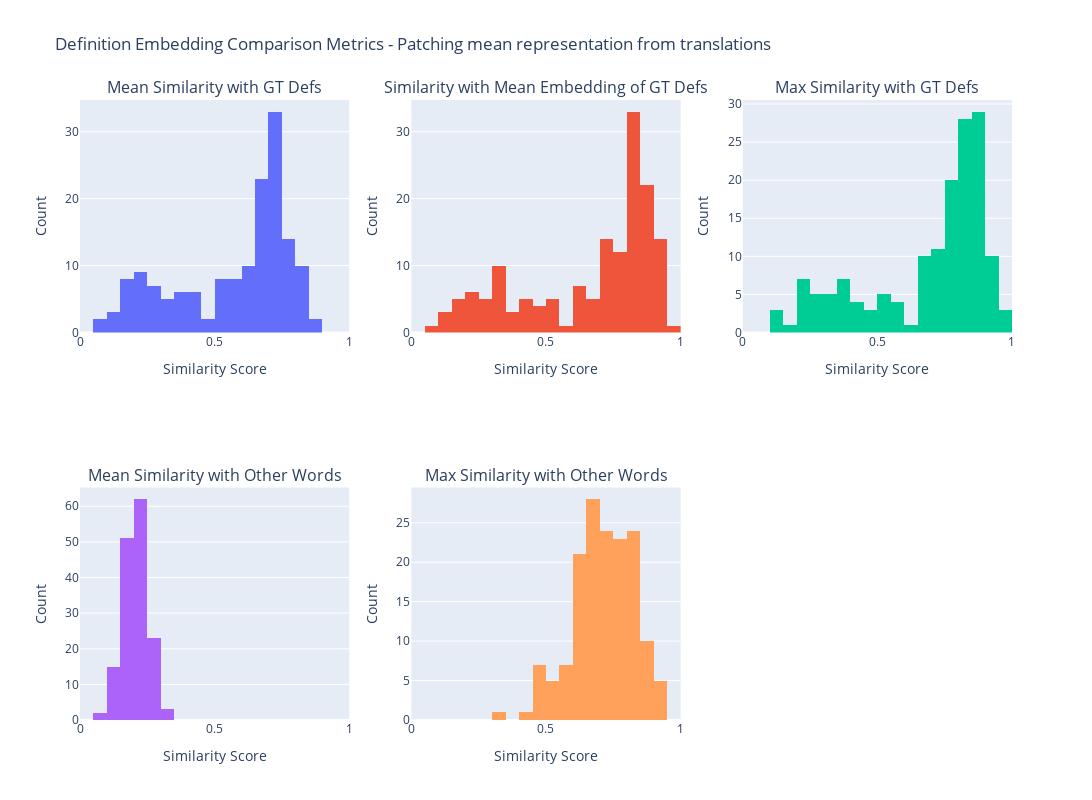
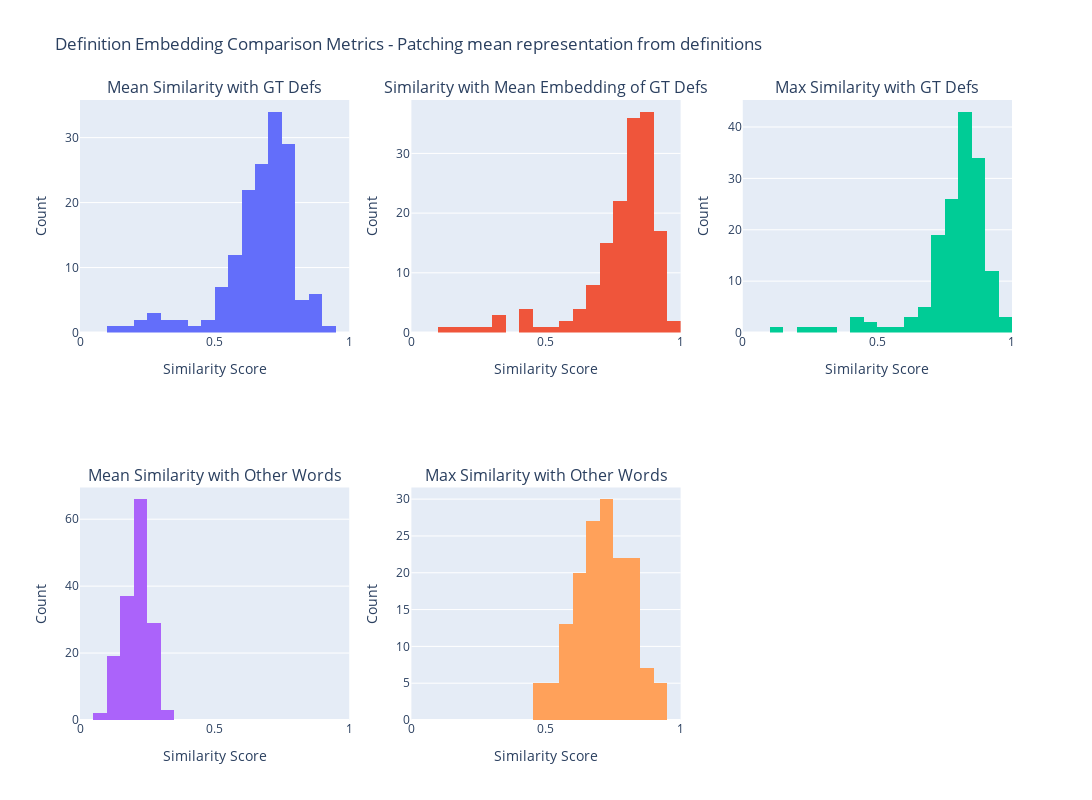
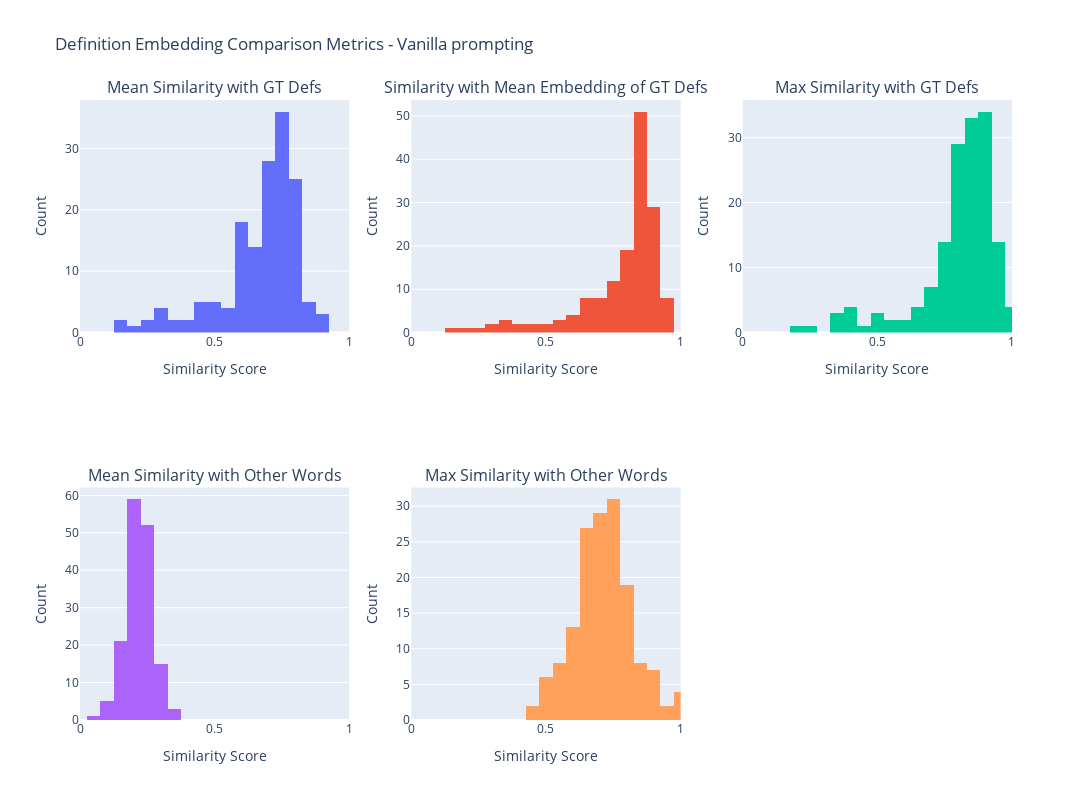
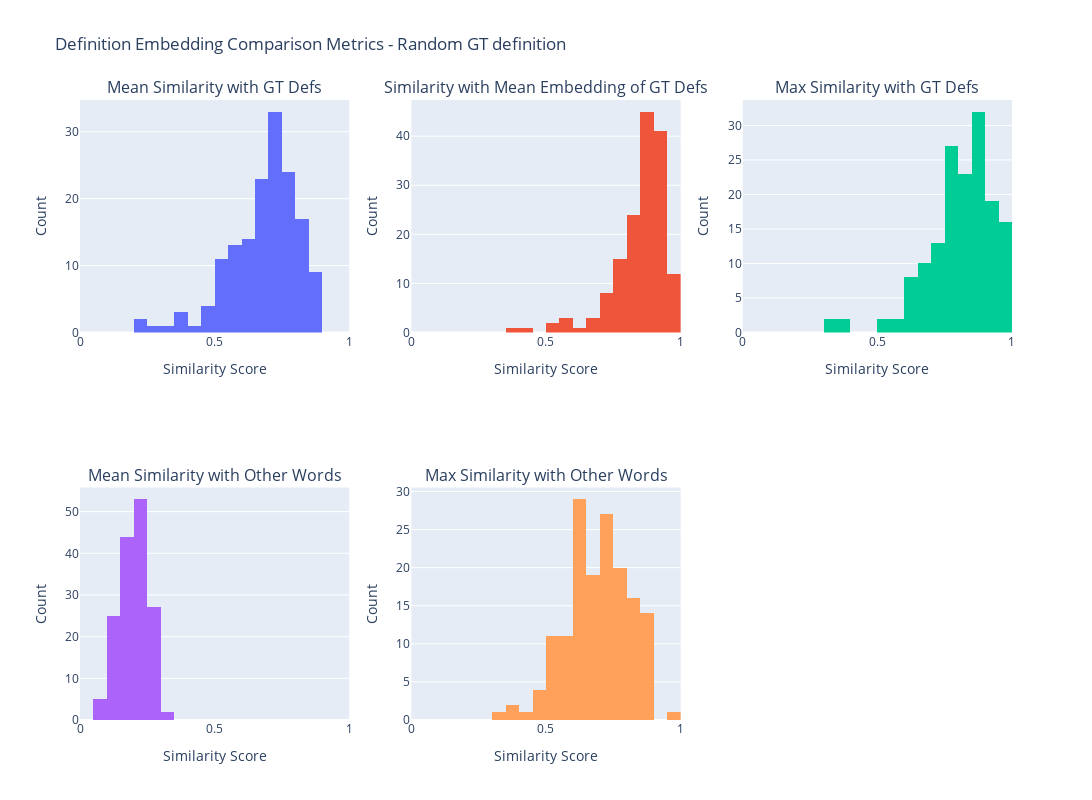

Notebook code for these charts, in order:
### Code cell
paper_pairs = [["de", "it"], ["nl", "fi"], ["zh", "es"], ["es", "ru"], ["ru", "ko"]]
paper_ins = ["de", "nl", "zh", "es", "ru"]
test_pairs = [["es", "fr"], ["es", "de"]]
paper_args = [
    (test_pairs, "en"),
    (paper_pairs, "en"),
    ([["en", "fr"]], "en"),
    [[[l, "hi"] for l in paper_ins], "en"],
]
for pargs in paper_args:
    figs = experiment(*pargs)

### Figure 1 — Plotly figure (JSON) as saved in the notebook; plotly's stock layout.template omitted (floating-point values rounded to 4 significant figures; data arrays with more than 128 entries replaced by an {"elided": "..."} marker saying what was removed)
{"data": [{"bingroup": "a", "name": "Mean Similarity with GT Defs", "type": "histogram", "x": {"elided": "156 float values"}, "xaxis": "x", "yaxis": "y"}, {"bingroup": "a", "name": "Similarity with Mean Embedding of GT Defs", "type": "histogram", "x": {"elided": "156 float values"}, "xaxis": "x2", "yaxis": "y2"}, {"bingroup": "a", "name": "Max Similarity with GT Defs", "type": "histogram", "x": {"elided": "156 float values"}, "xaxis": "x3", "yaxis": "y3"}, {"bingroup": "a", "name": "Mean Similarity with Other Words", "type": "histogram", "x": {"elided": "156 float values"}, "xaxis": "x4", "yaxis": "y4"}, {"bingroup": "a", "name": "Max Similarity with Other Words", "type": "histogram", "x": {"elided": "156 float values"}, "xaxis": "x5", "yaxis": "y5"}], "layout": {"annotations": [{"font": {"size": 16}, "showarrow": false, "text": "Mean Similarity with GT Defs", "x": 0.1444, "xanchor": "center", "xref": "paper", "y": 1, "yanchor": "bottom", "yref": "paper"}, {"font": {"size": 16}, "showarrow": false, "text": "Similarity with Mean Embedding of GT Defs", "x": 0.5, "xanchor": "center", "xref": "paper", "y": 1, "yanchor": "bottom", "yref": "paper"}, {"font": {"size": 16}, "showarrow": false, "text": "Max Similarity with GT Defs", "x": 0.8556, "xanchor": "center", "xref": "paper", "y": 1, "yanchor": "bottom", "yref": "paper"}, {"font": {"size": 16}, "showarrow": false, "text": "Mean Similarity with Other Words", "x": 0.1444, "xanchor": "center", "xref": "paper", "y": 0.375, "yanchor": "bottom", "yref": "paper"}, {"font": {"size": 16}, "showarrow": false, "text": "Max Similarity with Other Words", "x": 0.5, "xanchor": "center", "xref": "paper", "y": 0.375, "yanchor": "bottom", "yref": "paper"}], "height": 800, "showlegend": false, "title": {"text": "Definition Embedding Comparison Metrics - Patching mean representation from translations"}, "width": 1200, "xaxis": {"anchor": "y", "domain": [0, 0.2889], "range": [0, 1], "title": {"text": "Similarity Score"}}, "xaxis2": {"anchor": "y2", "domain": [0.3556, 0.6444], "range": [0, 1], "title": {"text": "Similarity Score"}}, "xaxis3": {"anchor": "y3", "domain": [0.7111, 1], "range": [0, 1], "title": {"text": "Similarity Score"}}, "xaxis4": {"anchor": "y4", "domain": [0, 0.2889], "range": [0, 1], "title": {"text": "Similarity Score"}}, "xaxis5": {"anchor": "y5", "domain": [0.3556, 0.6444], "range": [0, 1], "title": {"text": "Similarity Score"}}, "xaxis6": {"anchor": "y6", "domain": [0.7111, 1]}, "yaxis": {"anchor": "x", "domain": [0.625, 1], "title": {"text": "Count"}}, "yaxis2": {"anchor": "x2", "domain": [0.625, 1], "title": {"text": "Count"}}, "yaxis3": {"anchor": "x3", "domain": [0.625, 1], "title": {"text": "Count"}}, "yaxis4": {"anchor": "x4", "domain": [0, 0.375], "title": {"text": "Count"}}, "yaxis5": {"anchor": "x5", "domain": [0, 0.375], "title": {"text": "Count"}}, "yaxis6": {"anchor": "x6", "domain": [0, 0.375]}}}

### Figure 2 — Plotly figure (JSON) as saved in the notebook; plotly's stock layout.template omitted (floating-point values rounded to 4 significant figures; data arrays with more than 128 entries replaced by an {"elided": "..."} marker saying what was removed)
{"data": [{"bingroup": "a", "name": "Mean Similarity with GT Defs", "type": "histogram", "x": {"elided": "156 float values"}, "xaxis": "x", "yaxis": "y"}, {"bingroup": "a", "name": "Similarity with Mean Embedding of GT Defs", "type": "histogram", "x": {"elided": "156 float values"}, "xaxis": "x2", "yaxis": "y2"}, {"bingroup": "a", "name": "Max Similarity with GT Defs", "type": "histogram", "x": {"elided": "156 float values"}, "xaxis": "x3", "yaxis": "y3"}, {"bingroup": "a", "name": "Mean Similarity with Other Words", "type": "histogram", "x": {"elided": "156 float values"}, "xaxis": "x4", "yaxis": "y4"}, {"bingroup": "a", "name": "Max Similarity with Other Words", "type": "histogram", "x": {"elided": "156 float values"}, "xaxis": "x5", "yaxis": "y5"}], "layout": {"annotations": [{"font": {"size": 16}, "showarrow": false, "text": "Mean Similarity with GT Defs", "x": 0.1444, "xanchor": "center", "xref": "paper", "y": 1, "yanchor": "bottom", "yref": "paper"}, {"font": {"size": 16}, "showarrow": false, "text": "Similarity with Mean Embedding of GT Defs", "x": 0.5, "xanchor": "center", "xref": "paper", "y": 1, "yanchor": "bottom", "yref": "paper"}, {"font": {"size": 16}, "showarrow": false, "text": "Max Similarity with GT Defs", "x": 0.8556, "xanchor": "center", "xref": "paper", "y": 1, "yanchor": "bottom", "yref": "paper"}, {"font": {"size": 16}, "showarrow": false, "text": "Mean Similarity with Other Words", "x": 0.1444, "xanchor": "center", "xref": "paper", "y": 0.375, "yanchor": "bottom", "yref": "paper"}, {"font": {"size": 16}, "showarrow": false, "text": "Max Similarity with Other Words", "x": 0.5, "xanchor": "center", "xref": "paper", "y": 0.375, "yanchor": "bottom", "yref": "paper"}], "height": 800, "showlegend": false, "title": {"text": "Definition Embedding Comparison Metrics - Patching mean representation from definitions"}, "width": 1200, "xaxis": {"anchor": "y", "domain": [0, 0.2889], "range": [0, 1], "title": {"text": "Similarity Score"}}, "xaxis2": {"anchor": "y2", "domain": [0.3556, 0.6444], "range": [0, 1], "title": {"text": "Similarity Score"}}, "xaxis3": {"anchor": "y3", "domain": [0.7111, 1], "range": [0, 1], "title": {"text": "Similarity Score"}}, "xaxis4": {"anchor": "y4", "domain": [0, 0.2889], "range": [0, 1], "title": {"text": "Similarity Score"}}, "xaxis5": {"anchor": "y5", "domain": [0.3556, 0.6444], "range": [0, 1], "title": {"text": "Similarity Score"}}, "xaxis6": {"anchor": "y6", "domain": [0.7111, 1]}, "yaxis": {"anchor": "x", "domain": [0.625, 1], "title": {"text": "Count"}}, "yaxis2": {"anchor": "x2", "domain": [0.625, 1], "title": {"text": "Count"}}, "yaxis3": {"anchor": "x3", "domain": [0.625, 1], "title": {"text": "Count"}}, "yaxis4": {"anchor": "x4", "domain": [0, 0.375], "title": {"text": "Count"}}, "yaxis5": {"anchor": "x5", "domain": [0, 0.375], "title": {"text": "Count"}}, "yaxis6": {"anchor": "x6", "domain": [0, 0.375]}}}

### Figure 3 — Plotly figure (JSON) as saved in the notebook; plotly's stock layout.template omitted (floating-point values rounded to 4 significant figures; data arrays with more than 128 entries replaced by an {"elided": "..."} marker saying what was removed)
{"data": [{"bingroup": "a", "name": "Mean Similarity with GT Defs", "type": "histogram", "x": {"elided": "156 float values"}, "xaxis": "x", "yaxis": "y"}, {"bingroup": "a", "name": "Similarity with Mean Embedding of GT Defs", "type": "histogram", "x": {"elided": "156 float values"}, "xaxis": "x2", "yaxis": "y2"}, {"bingroup": "a", "name": "Max Similarity with GT Defs", "type": "histogram", "x": {"elided": "156 float values"}, "xaxis": "x3", "yaxis": "y3"}, {"bingroup": "a", "name": "Mean Similarity with Other Words", "type": "histogram", "x": {"elided": "156 float values"}, "xaxis": "x4", "yaxis": "y4"}, {"bingroup": "a", "name": "Max Similarity with Other Words", "type": "histogram", "x": {"elided": "156 float values"}, "xaxis": "x5", "yaxis": "y5"}], "layout": {"annotations": [{"font": {"size": 16}, "showarrow": false, "text": "Mean Similarity with GT Defs", "x": 0.1444, "xanchor": "center", "xref": "paper", "y": 1, "yanchor": "bottom", "yref": "paper"}, {"font": {"size": 16}, "showarrow": false, "text": "Similarity with Mean Embedding of GT Defs", "x": 0.5, "xanchor": "center", "xref": "paper", "y": 1, "yanchor": "bottom", "yref": "paper"}, {"font": {"size": 16}, "showarrow": false, "text": "Max Similarity with GT Defs", "x": 0.8556, "xanchor": "center", "xref": "paper", "y": 1, "yanchor": "bottom", "yref": "paper"}, {"font": {"size": 16}, "showarrow": false, "text": "Mean Similarity with Other Words", "x": 0.1444, "xanchor": "center", "xref": "paper", "y": 0.375, "yanchor": "bottom", "yref": "paper"}, {"font": {"size": 16}, "showarrow": false, "text": "Max Similarity with Other Words", "x": 0.5, "xanchor": "center", "xref": "paper", "y": 0.375, "yanchor": "bottom", "yref": "paper"}], "height": 800, "showlegend": false, "title": {"text": "Definition Embedding Comparison Metrics - Vanilla prompting"}, "width": 1200, "xaxis": {"anchor": "y", "domain": [0, 0.2889], "range": [0, 1], "title": {"text": "Similarity Score"}}, "xaxis2": {"anchor": "y2", "domain": [0.3556, 0.6444], "range": [0, 1], "title": {"text": "Similarity Score"}}, "xaxis3": {"anchor": "y3", "domain": [0.7111, 1], "range": [0, 1], "title": {"text": "Similarity Score"}}, "xaxis4": {"anchor": "y4", "domain": [0, 0.2889], "range": [0, 1], "title": {"text": "Similarity Score"}}, "xaxis5": {"anchor": "y5", "domain": [0.3556, 0.6444], "range": [0, 1], "title": {"text": "Similarity Score"}}, "xaxis6": {"anchor": "y6", "domain": [0.7111, 1]}, "yaxis": {"anchor": "x", "domain": [0.625, 1], "title": {"text": "Count"}}, "yaxis2": {"anchor": "x2", "domain": [0.625, 1], "title": {"text": "Count"}}, "yaxis3": {"anchor": "x3", "domain": [0.625, 1], "title": {"text": "Count"}}, "yaxis4": {"anchor": "x4", "domain": [0, 0.375], "title": {"text": "Count"}}, "yaxis5": {"anchor": "x5", "domain": [0, 0.375], "title": {"text": "Count"}}, "yaxis6": {"anchor": "x6", "domain": [0, 0.375]}}}

### Figure 4 — Plotly figure (JSON) as saved in the notebook; plotly's stock layout.template omitted (floating-point values rounded to 4 significant figures; data arrays with more than 128 entries replaced by an {"elided": "..."} marker saying what was removed)
{"data": [{"bingroup": "a", "name": "Mean Similarity with GT Defs", "type": "histogram", "x": {"elided": "156 float values"}, "xaxis": "x", "yaxis": "y"}, {"bingroup": "a", "name": "Similarity with Mean Embedding of GT Defs", "type": "histogram", "x": {"elided": "156 float values"}, "xaxis": "x2", "yaxis": "y2"}, {"bingroup": "a", "name": "Max Similarity with GT Defs", "type": "histogram", "x": {"elided": "156 float values"}, "xaxis": "x3", "yaxis": "y3"}, {"bingroup": "a", "name": "Mean Similarity with Other Words", "type": "histogram", "x": {"elided": "156 float values"}, "xaxis": "x4", "yaxis": "y4"}, {"bingroup": "a", "name": "Max Similarity with Other Words", "type": "histogram", "x": {"elided": "156 float values"}, "xaxis": "x5", "yaxis": "y5"}], "layout": {"annotations": [{"font": {"size": 16}, "showarrow": false, "text": "Mean Similarity with GT Defs", "x": 0.1444, "xanchor": "center", "xref": "paper", "y": 1, "yanchor": "bottom", "yref": "paper"}, {"font": {"size": 16}, "showarrow": false, "text": "Similarity with Mean Embedding of GT Defs", "x": 0.5, "xanchor": "center", "xref": "paper", "y": 1, "yanchor": "bottom", "yref": "paper"}, {"font": {"size": 16}, "showarrow": false, "text": "Max Similarity with GT Defs", "x": 0.8556, "xanchor": "center", "xref": "paper", "y": 1, "yanchor": "bottom", "yref": "paper"}, {"font": {"size": 16}, "showarrow": false, "text": "Mean Similarity with Other Words", "x": 0.1444, "xanchor": "center", "xref": "paper", "y": 0.375, "yanchor": "bottom", "yref": "paper"}, {"font": {"size": 16}, "showarrow": false, "text": "Max Similarity with Other Words", "x": 0.5, "xanchor": "center", "xref": "paper", "y": 0.375, "yanchor": "bottom", "yref": "paper"}], "height": 800, "showlegend": false, "title": {"text": "Definition Embedding Comparison Metrics - Random GT definition"}, "width": 1200, "xaxis": {"anchor": "y", "domain": [0, 0.2889], "range": [0, 1], "title": {"text": "Similarity Score"}}, "xaxis2": {"anchor": "y2", "domain": [0.3556, 0.6444], "range": [0, 1], "title": {"text": "Similarity Score"}}, "xaxis3": {"anchor": "y3", "domain": [0.7111, 1], "range": [0, 1], "title": {"text": "Similarity Score"}}, "xaxis4": {"anchor": "y4", "domain": [0, 0.2889], "range": [0, 1], "title": {"text": "Similarity Score"}}, "xaxis5": {"anchor": "y5", "domain": [0.3556, 0.6444], "range": [0, 1], "title": {"text": "Similarity Score"}}, "xaxis6": {"anchor": "y6", "domain": [0.7111, 1]}, "yaxis": {"anchor": "x", "domain": [0.625, 1], "title": {"text": "Count"}}, "yaxis2": {"anchor": "x2", "domain": [0.625, 1], "title": {"text": "Count"}}, "yaxis3": {"anchor": "x3", "domain": [0.625, 1], "title": {"text": "Count"}}, "yaxis4": {"anchor": "x4", "domain": [0, 0.375], "title": {"text": "Count"}}, "yaxis5": {"anchor": "x5", "domain": [0, 0.375], "title": {"text": "Count"}}, "yaxis6": {"anchor": "x6", "domain": [0, 0.375]}}}
